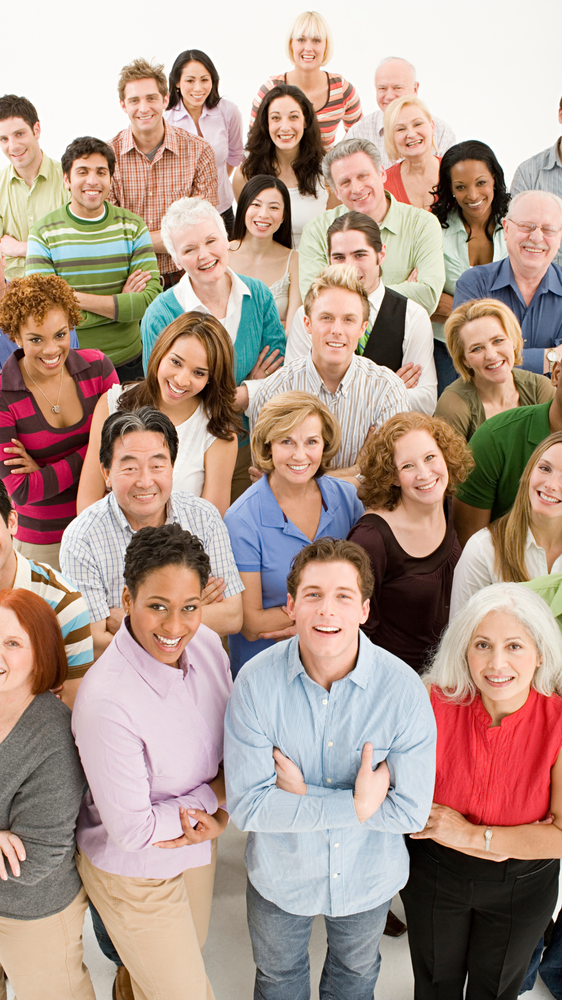
#> input picture OPENCV/img/photo_faces2.png, 562 x 1000 px, shrunk from 1080 x 1920 before the run, found by its file name
$ python opcv_2.py
#> lines starting #> are read from the running program, lines starting #| are printed output that depends on the picture; after the words box and inside, x2 and y2 are one past the last pixel; in counts of white or black regions, pixels touching at a corner belong together
# REQUERIMENTS: pip install opencv-python


# Eyes

import cv2


photo_folder = "OPENCV/img/photo_faces2.png"

carregaFace = cv2.CascadeClassifier("OPENCV/haarcascades/haarcascade_frontalface_default.xml")
carregaOlho = cv2.CascadeClassifier("OPENCV/haarcascades/haarcascade_eye.xml")


imagem = cv2.imread(photo_folder)
#> imagem is the input picture: shape (1000, 562, 3); mean B, G, R 141.5, 153, 176.2


imagemCinza = cv2.cvtColor(imagem, cv2.COLOR_BGR2GRAY)
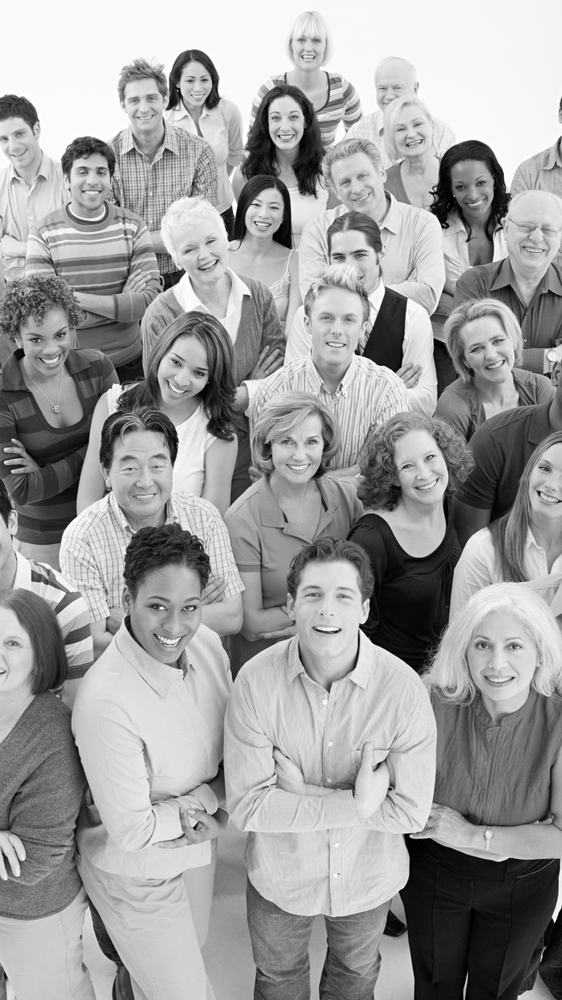
#> imagemCinza: shape (1000, 562); min 0, max 255, mean 158.7

faces = carregaFace.detectMultiScale(imagemCinza)
#> faces = 23 rows, first 6: [175, 63, 42, 42], [285, 22, 47, 47], [116, 79, 53, 53], [259, 97, 52, 52], [240, 187, 50, 50], [385, 107, 50, 50]
print(faces)
#> (printed output is left out)
for(x,y,l,a) in faces:
   marcador =  cv2.rectangle(imagem,(x,y),(x+l,y+a),(0,255,0),2)

   # Calcula as proporsoêes do olho dentro da face ja reconhecida
   localOlho = imagem[y:y + a,x:x + l]
   localOlhoCinza = cv2.cvtColor(localOlho, cv2.COLOR_BGR2GRAY)
   detectado = carregaOlho.detectMultiScale(localOlhoCinza,scaleFactor=1.08,minNeighbors=9)


   #Desenha um retangulo nos olhos seguindo a mesma lógica dos Rostos
   for(Ox,Oy,Ol,Oa) in detectado:
       marcador_olho = cv2.rectangle(localOlho,(Ox,Oy),(Ox+Ol,Oy+Oa),(255,0,0),2)
#> this loop made 23 passes
#> (x, y, l, a) on passes 1, 2, 3, 4, 5, 6, 7, 8, 9, 10, 11, 14: (175, 63, 42, 42), (285, 22, 47, 47), (116, 79, 53, 53), (259, 97, 52, 52), (240, 187, 50, 50), (385, 107, 50, 50), (63, 149, 58, 58), (444, 163, 56, 56), (505, 209, 50, 50), (319, 232, 62, 62), (328, 158, 56, 56), (459, 321, 61, 61)
#> (x, y, l, a, detectado) on passes 12, 13, 15, 18, 20, 21: (305, 295, 64, 64, [[11, 12, 21, 21]]), (20, 313, 60, 60, [[4, 15, 23, 23]]), (267, 418, 64, 64, [[9, 11, 23, 23]]), (125, 570, 92, 92, [[19, 24, 27, 27], [52, 26, 25, 25]]), (285, 561, 89, 89, [[16, 23, 24, 24], [45, 23, 24, 24]]), (455, 614, 89, 89, [[15, 20, 25, 25], [45, 20, 25, 25]])
#> pass 1, `localOlho = imagem[y:y + a,x:x + l]`:
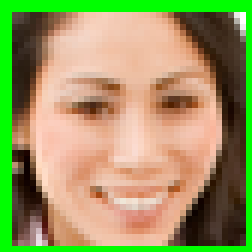
#> localOlho: shape (42, 42, 3) (shown 6 times larger); mean B, G, R 97.3, 152.9, 154.6
#> pass 1, `localOlhoCinza = cv2.cvtColor(localOlho, cv2.COLOR_BGR2GRAY)`:
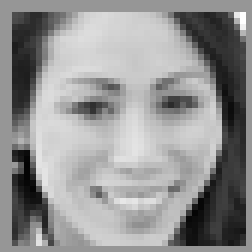
#> localOlhoCinza: shape (42, 42) (shown 6 times larger); min 3, max 255, mean 147.1
#> pass 2, `marcador =  cv2.rectangle(imagem,(x,y),(x+l,y+a),(0,255,0),2)`:
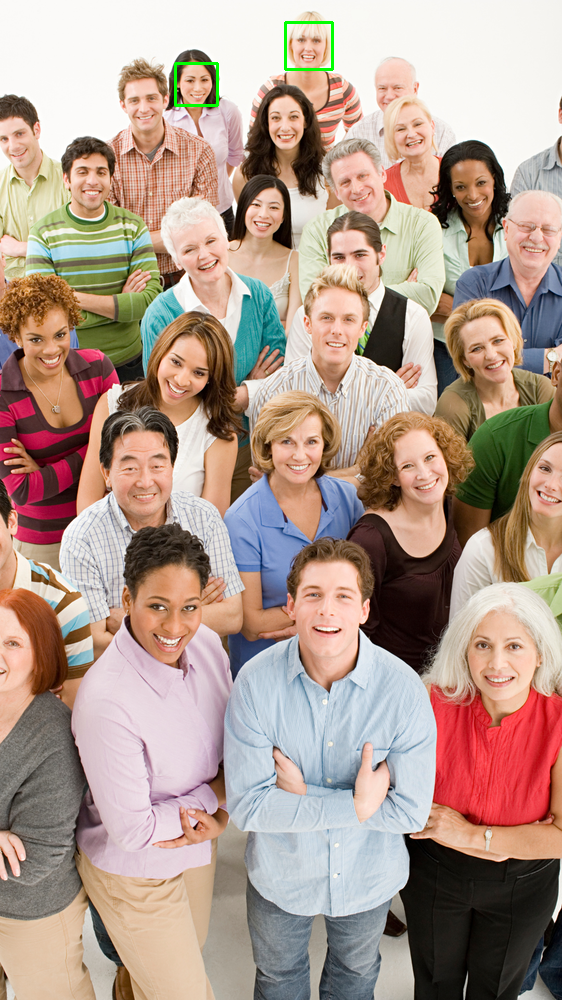
#> marcador: shape (1000, 562, 3); mean B, G, R 141.2, 153.2, 175.9
#> after the loop:
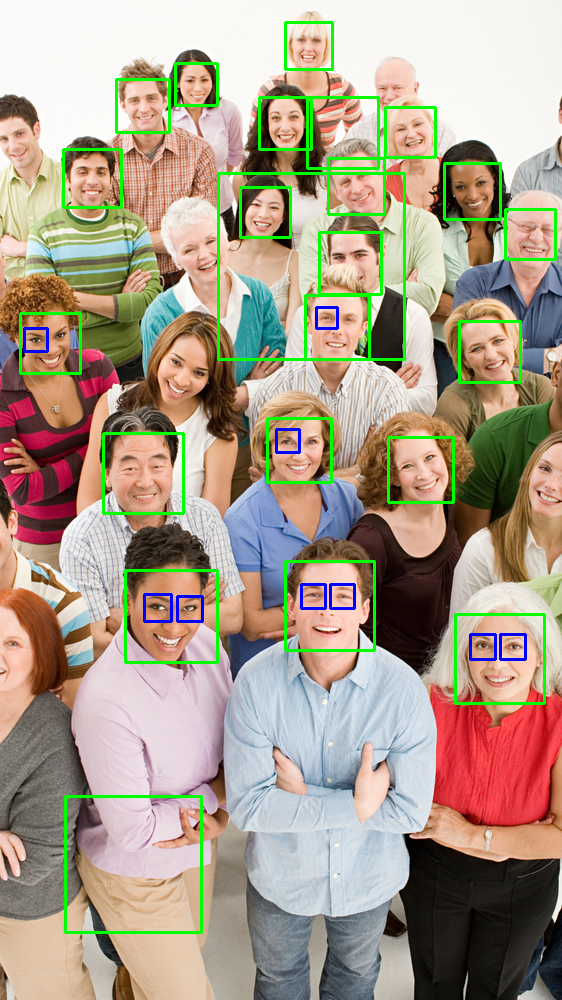
#> imagem: shape (1000, 562, 3); 3.86% of pixels changed, all inside (x1, y1, x2, y2) = (19, 21, 557, 934)
#> after the loop:
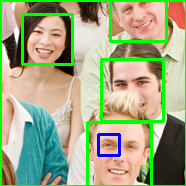
#> localOlho: shape (186, 186, 3); mean B, G, R 130.6, 169.2, 159.5
#> after the loop:
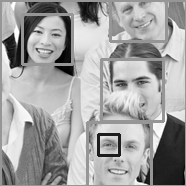
#> localOlhoCinza: shape (186, 186); min 0, max 255, mean 162


cv2.imshow('Faces_Eyes', imagem)

cv2.waitKey()

$ run again, with OPENCV/img/photo_faces.png copied over OPENCV/img/photo_faces2.png
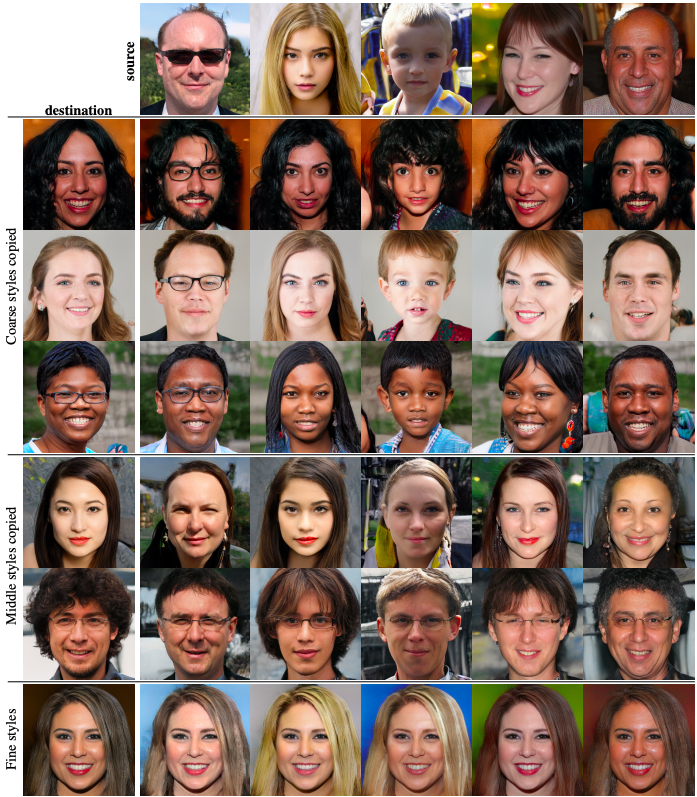
#> input picture OPENCV/img/photo_faces.png, 697 x 797 px, found by its file name
#> imagem is the input picture: shape (797, 697, 3); mean B, G, R 95.5, 107.3, 131.5
#> `imagemCinza = cv2.cvtColor(imagem, cv2.COLOR_BGR2GRAY)`:
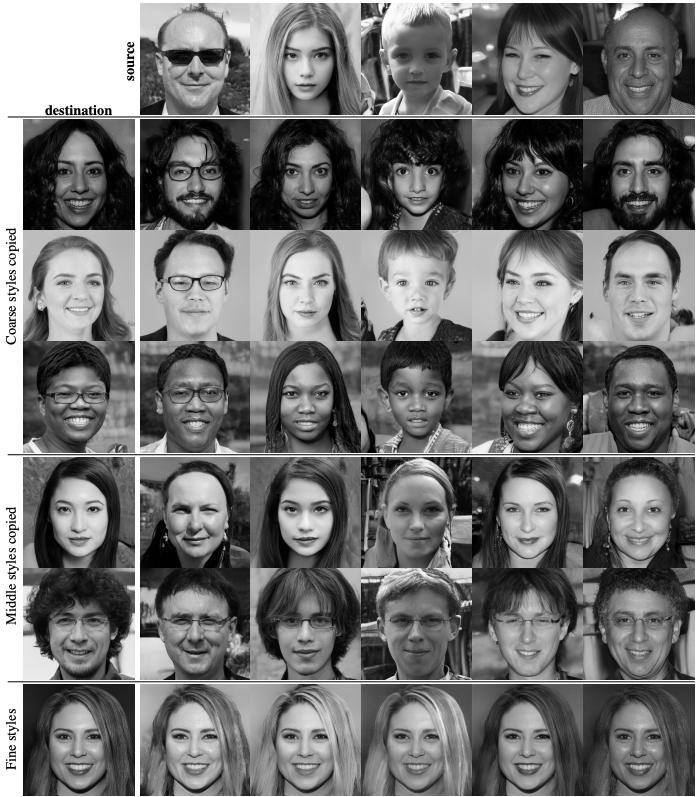
#> imagemCinza: shape (797, 697); min 0, max 255, mean 113.2
#> faces = 41 rows, first 6: [273, 147, 67, 67], [273, 32, 66, 66], [388, 153, 61, 61], [599, 24, 80, 80], [492, 29, 75, 75], [45, 145, 70, 70]
#> (printed output is left out)
#> the loop `for(x,y,l,a) in faces:` made 41 passes
#> (x, y, l, a, detectado) on passes 1 to 8: (273, 147, 67, 67, [[36, 13, 22, 22], [8, 14, 22, 22]]), (273, 32, 66, 66, [[9, 12, 23, 23], [35, 12, 23, 23]]), (388, 153, 61, 61, [[3, 7, 22, 22], [32, 8, 22, 22]]), (599, 24, 80, 80, [[14, 21, 23, 23]]), (492, 29, 75, 75, [[37, 15, 24, 24]]), (45, 145, 70, 70, [[36, 16, 23, 23], [9, 16, 22, 22]]), (269, 254, 73, 73, [[39, 17, 22, 22]]), (596, 248, 85, 85, [[44, 24, 22, 22], [16, 22, 24, 24]])
#> after the loop `for(x,y,l,a) in faces:`:
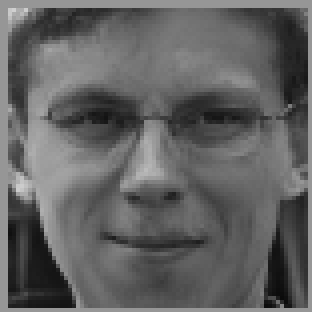
#> localOlhoCinza: shape (78, 78) (shown 4 times larger); min 11, max 208, mean 97.8
